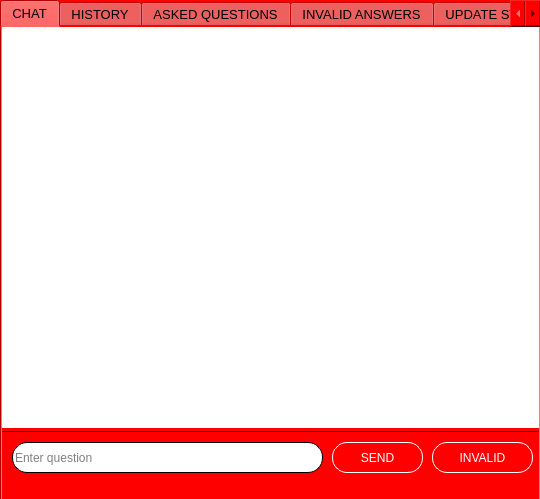
<?xml version="1.0" encoding="UTF-8"?>
<ui version="4.0">
 <class>MainWindow</class>
 <widget class="QMainWindow" name="MainWindow">
  <property name="geometry">
   <rect>
    <x>0</x>
    <y>0</y>
    <width>540</width>
    <height>499</height>
   </rect>
  </property>
  <property name="sizePolicy">
   <sizepolicy hsizetype="Fixed" vsizetype="Fixed">
    <horstretch>0</horstretch>
    <verstretch>0</verstretch>
   </sizepolicy>
  </property>
  <property name="windowTitle">
   <string>CardinalAIDS+</string>
  </property>
  <property name="windowIcon">
   <iconset>
    <normaloff>../.designer/backup/CardinalAIDSicon.jpg</normaloff>../.designer/backup/CardinalAIDSicon.jpg</iconset>
  </property>
  <property name="styleSheet">
   <string notr="true">QWidget {
	background: red;
}</string>
  </property>
  <widget class="QWidget" name="centralwidget">
   <widget class="QTabWidget" name="cardinalTabWidget">
    <property name="geometry">
     <rect>
      <x>0</x>
      <y>0</y>
      <width>541</width>
      <height>501</height>
     </rect>
    </property>
    <property name="font">
     <font>
      <family>Segoe UI</family>
      <pointsize>10</pointsize>
      <weight>50</weight>
      <italic>false</italic>
      <bold>false</bold>
     </font>
    </property>
    <property name="styleSheet">
     <string notr="true">QTabWidget::pane { /* The tab widget frame */
    border-top: 10px solid yellow;
    position: absolute;

}
QTabWidget&gt;QWidget&gt;QWidget{background: white;}
QTabWidget{
	/*font: 10pt &quot;Segoe UI&quot;;*/
	background: rgb(247, 245, 246);
}
QTabBar::tab {
	background-color: red;
	padding: 8px;
	font:10pt  white &quot;Segoe UI&quot;; 
}
QTabWidget::tab-bar {
    alignment: right;
	border: 2px solid red;
    border-bottom-color: yellow; /* same as the pane color */
    border-top-left-radius: 4px;
    border-top-right-radius: 4px;
    min-width: 10px;
	padding: 10px;
}
QTabBar::tab:hover {
    background: red;
	font: black;
}
QTabBar::tab:selected {
	background: yellow;
	color: black;
}
QTabBar::tab:!selected {
	background: red;
	color: white;
}</string>
    </property>
    <property name="tabPosition">
     <enum>QTabWidget::North</enum>
    </property>
    <property name="tabShape">
     <enum>QTabWidget::Rounded</enum>
    </property>
    <property name="currentIndex">
     <number>0</number>
    </property>
    <property name="elideMode">
     <enum>Qt::ElideNone</enum>
    </property>
    <property name="movable">
     <bool>false</bool>
    </property>
    <widget class="QWidget" name="chatTab">
     <attribute name="title">
      <string>CHAT</string>
     </attribute>
     <widget class="QPushButton" name="sendBtn">
      <property name="geometry">
       <rect>
        <x>330</x>
        <y>415</y>
        <width>91</width>
        <height>31</height>
       </rect>
      </property>
      <property name="styleSheet">
       <string notr="true">QPushButton {
	color: white;
	font: 10pt &quot;Segoe UI&quot;;
    border: 1px solid white;
    border-radius: 15px;
    background-color: red;
    min-width: 80px;
}
QPushButton:hover {
	color: white;
	font: 10pt &quot;Segoe UI&quot;;
    text-decoration: underline;
    border: 1px solid white;
    border-radius: 15px;
    background-color: red;
    min-width: 80px;
}
QPushButton:pressed {
	color: red;
	font: Bold 10pt &quot;Segoe UI&quot;;
    border: 1px solid red;
    border-radius: 15px;
    background-color: white;
    min-width: 80px;
}
QPushButton::focus{
	color: white;
	font: 10pt &quot;Segoe UI&quot;;
    text-decoration: underline;
    border: 1px solid white;
    border-radius: 15px;
    background-color: red;
    min-width: 80px;
}</string>
      </property>
      <property name="text">
       <string>SEND</string>
      </property>
      <property name="checkable">
       <bool>false</bool>
      </property>
      <property name="autoDefault">
       <bool>true</bool>
      </property>
     </widget>
     <widget class="QPushButton" name="invalidBtn">
      <property name="geometry">
       <rect>
        <x>430</x>
        <y>415</y>
        <width>101</width>
        <height>31</height>
       </rect>
      </property>
      <property name="styleSheet">
       <string notr="true">QPushButton {
	color: white;
	font: 10pt &quot;Segoe UI&quot;;
    border: 1px solid white;
    border-radius: 15px;
    background-color: red;
    min-width: 80px;
}
QPushButton:hover {
	color: white;
	font: 10pt &quot;Segoe UI&quot;;
    text-decoration: underline;
    border: 1px solid white;
    border-radius: 15px;
    background-color: red;
    min-width: 80px;
}
QPushButton:pressed {
	color: red;
	font: Bold 10pt &quot;Segoe UI&quot;;
    border: 1px solid red;
    border-radius: 15px;
    background-color: white;
    min-width: 80px;
}
QPushButton::focus{
	color: white;
	font: 10pt &quot;Segoe UI&quot;;
    text-decoration: underline;
    border: 1px solid white;
    border-radius: 15px;
    background-color: red;
    min-width: 80px;
}</string>
      </property>
      <property name="text">
       <string>INVALID</string>
      </property>
      <property name="checkable">
       <bool>false</bool>
      </property>
      <property name="autoDefault">
       <bool>true</bool>
      </property>
     </widget>
     <widget class="Line" name="line">
      <property name="geometry">
       <rect>
        <x>0</x>
        <y>400</y>
        <width>541</width>
        <height>8</height>
       </rect>
      </property>
      <property name="styleSheet">
       <string notr="true">Line{background:yellow;}</string>
      </property>
      <property name="frameShadow">
       <enum>QFrame::Plain</enum>
      </property>
      <property name="orientation">
       <enum>Qt::Horizontal</enum>
      </property>
     </widget>
     <widget class="QLineEdit" name="questionText">
      <property name="geometry">
       <rect>
        <x>10</x>
        <y>415</y>
        <width>311</width>
        <height>31</height>
       </rect>
      </property>
      <property name="styleSheet">
       <string notr="true">QLineEdit
{
	border-radius: 15px;
	border: 1px solid black;
	font: 10pt &quot;Segoe UI&quot;;
	background-color: white;
}</string>
      </property>
      <property name="placeholderText">
       <string>Enter question</string>
      </property>
     </widget>
     <widget class="QListWidget" name="listWidget">
      <property name="geometry">
       <rect>
        <x>0</x>
        <y>0</y>
        <width>541</width>
        <height>401</height>
       </rect>
      </property>
      <property name="styleSheet">
       <string notr="true">QListWidget{
	background: white;
	font: 14pt &quot;Segoe UI&quot;;
	border: 0px;
	text-align: right;
}</string>
      </property>
     </widget>
    </widget>
    <widget class="QWidget" name="historyTab">
     <attribute name="title">
      <string>HISTORY</string>
     </attribute>
     <widget class="QTableWidget" name="historyTable">
      <property name="enabled">
       <bool>true</bool>
      </property>
      <property name="geometry">
       <rect>
        <x>20</x>
        <y>10</y>
        <width>501</width>
        <height>431</height>
       </rect>
      </property>
      <property name="layoutDirection">
       <enum>Qt::LeftToRight</enum>
      </property>
      <property name="autoFillBackground">
       <bool>false</bool>
      </property>
      <property name="styleSheet">
       <string notr="true">QTableView{
	background: white;
	font: 10pt &quot;Segoe UI&quot;;
}
QTableView::item{
	selection-background-color: rgb(204,0,0);
	color: black;
}
QHeaderView::section{
	background-color: rgb(204,0,0);
	color: white;
	border: 0px;
}
QTableView QTableCornerButton::section {
    background: rgb(204,0,0);
    border: red;
}</string>
      </property>
      <property name="editTriggers">
       <set>QAbstractItemView::NoEditTriggers</set>
      </property>
      <property name="showGrid">
       <bool>true</bool>
      </property>
      <property name="rowCount">
       <number>0</number>
      </property>
      <property name="columnCount">
       <number>2</number>
      </property>
      <attribute name="verticalHeaderVisible">
       <bool>false</bool>
      </attribute>
      <column/>
      <column/>
     </widget>
    </widget>
    <widget class="QWidget" name="askedTab">
     <attribute name="title">
      <string>ASKED QUESTIONS</string>
     </attribute>
     <widget class="QTableWidget" name="askedTable">
      <property name="enabled">
       <bool>true</bool>
      </property>
      <property name="geometry">
       <rect>
        <x>20</x>
        <y>5</y>
        <width>501</width>
        <height>401</height>
       </rect>
      </property>
      <property name="layoutDirection">
       <enum>Qt::LeftToRight</enum>
      </property>
      <property name="autoFillBackground">
       <bool>false</bool>
      </property>
      <property name="styleSheet">
       <string notr="true">QTableView{
	background: white;
	font: 10pt &quot;Segoe UI&quot;;
}
QTableView::item{
	selection-background-color: rgb(204,0,0);
	color: black;
}
QHeaderView::section{
	background-color: rgb(204,0,0);
	color: white;
	border: 0px;
}
QTableView QTableCornerButton::section {
    background: rgb(204,0,0);
    border: red;
}</string>
      </property>
      <property name="editTriggers">
       <set>QAbstractItemView::NoEditTriggers</set>
      </property>
      <property name="showGrid">
       <bool>true</bool>
      </property>
      <property name="rowCount">
       <number>0</number>
      </property>
      <property name="columnCount">
       <number>3</number>
      </property>
      <attribute name="verticalHeaderVisible">
       <bool>false</bool>
      </attribute>
      <column/>
      <column/>
      <column/>
     </widget>
     <widget class="QPushButton" name="deleteAskedBtn">
      <property name="geometry">
       <rect>
        <x>140</x>
        <y>410</y>
        <width>261</width>
        <height>31</height>
       </rect>
      </property>
      <property name="styleSheet">
       <string notr="true">QPushButton {
	color: white;
	font: 10pt &quot;Segoe UI&quot;;
    border: 1px solid white;
    border-radius: 15px;
    background-color: red;
    min-width: 80px;
}
QPushButton:hover {
	color: white;
	font: 10pt &quot;Segoe UI&quot;;
    text-decoration: underline;
    border: 1px solid white;
    border-radius: 15px;
    background-color: red;
    min-width: 80px;
}
QPushButton:pressed {
	color: red;
	font: Bold 10pt &quot;Segoe UI&quot;;
    border: 1px solid red;
    border-radius: 15px;
    background-color: white;
    min-width: 80px;
}
QPushButton::focus{
	color: white;
	font: 10pt &quot;Segoe UI&quot;;
    text-decoration: underline;
    border: 1px solid white;
    border-radius: 15px;
    background-color: red;
    min-width: 80px;
}</string>
      </property>
      <property name="text">
       <string>DELETE</string>
      </property>
      <property name="checkable">
       <bool>false</bool>
      </property>
      <property name="autoDefault">
       <bool>true</bool>
      </property>
     </widget>
    </widget>
    <widget class="QWidget" name="invalidTab">
     <attribute name="title">
      <string>INVALID ANSWERS</string>
     </attribute>
     <widget class="QTableWidget" name="invalidTable">
      <property name="enabled">
       <bool>true</bool>
      </property>
      <property name="geometry">
       <rect>
        <x>20</x>
        <y>5</y>
        <width>501</width>
        <height>401</height>
       </rect>
      </property>
      <property name="layoutDirection">
       <enum>Qt::LeftToRight</enum>
      </property>
      <property name="autoFillBackground">
       <bool>false</bool>
      </property>
      <property name="styleSheet">
       <string notr="true">QTableView{
	background: white;
	font: 10pt &quot;Segoe UI&quot;;
}
QTableView::item{
	selection-background-color: rgb(204,0,0);
	color: black;
}
QHeaderView::section{
	background-color: rgb(204,0,0);
	color: white;
	border: 0px;
}
QTableView QTableCornerButton::section {
    background: rgb(204,0,0);
    border: red;
}</string>
      </property>
      <property name="editTriggers">
       <set>QAbstractItemView::NoEditTriggers</set>
      </property>
      <property name="showGrid">
       <bool>true</bool>
      </property>
      <property name="rowCount">
       <number>0</number>
      </property>
      <property name="columnCount">
       <number>3</number>
      </property>
      <attribute name="verticalHeaderVisible">
       <bool>false</bool>
      </attribute>
      <column/>
      <column/>
      <column/>
     </widget>
     <widget class="QPushButton" name="deleteInvalidBtn">
      <property name="geometry">
       <rect>
        <x>140</x>
        <y>410</y>
        <width>261</width>
        <height>31</height>
       </rect>
      </property>
      <property name="styleSheet">
       <string notr="true">QPushButton {
	color: white;
	font: 10pt &quot;Segoe UI&quot;;
    border: 1px solid white;
    border-radius: 15px;
    background-color: red;
    min-width: 80px;
}
QPushButton:hover {
	color: white;
	font: 10pt &quot;Segoe UI&quot;;
    text-decoration: underline;
    border: 1px solid white;
    border-radius: 15px;
    background-color: red;
    min-width: 80px;
}
QPushButton:pressed {
	color: red;
	font: Bold 10pt &quot;Segoe UI&quot;;
    border: 1px solid red;
    border-radius: 15px;
    background-color: white;
    min-width: 80px;
}
QPushButton::focus{
	color: white;
	font: 10pt &quot;Segoe UI&quot;;
    text-decoration: underline;
    border: 1px solid white;
    border-radius: 15px;
    background-color: red;
    min-width: 80px;
}</string>
      </property>
      <property name="text">
       <string>DELETE</string>
      </property>
      <property name="checkable">
       <bool>false</bool>
      </property>
      <property name="autoDefault">
       <bool>true</bool>
      </property>
     </widget>
    </widget>
    <widget class="QWidget" name="updateTab">
     <attribute name="title">
      <string>UPDATE STUDENT INFO</string>
     </attribute>
     <widget class="QLineEdit" name="updatePassText">
      <property name="geometry">
       <rect>
        <x>190</x>
        <y>75</y>
        <width>311</width>
        <height>31</height>
       </rect>
      </property>
      <property name="styleSheet">
       <string notr="true">QLineEdit
{
	border-radius: 15px;
	border: 1px solid black;
	font: 10pt &quot;Segoe UI&quot;;
	background-color: white;
}</string>
      </property>
      <property name="text">
       <string/>
      </property>
      <property name="placeholderText">
       <string/>
      </property>
     </widget>
     <widget class="QPushButton" name="updateBtn">
      <property name="geometry">
       <rect>
        <x>360</x>
        <y>370</y>
        <width>91</width>
        <height>31</height>
       </rect>
      </property>
      <property name="styleSheet">
       <string notr="true">QPushButton {
	color: white;
	font: 10pt &quot;Segoe UI&quot;;
    border: 1px solid white;
    border-radius: 15px;
    background-color: red;
    min-width: 80px;
}
QPushButton:hover {
	color: white;
	font: 10pt &quot;Segoe UI&quot;;
    text-decoration: underline;
    border: 1px solid white;
    border-radius: 15px;
    background-color: red;
    min-width: 80px;
}
QPushButton:pressed {
	color: red;
	font: Bold 10pt &quot;Segoe UI&quot;;
    border: 1px solid red;
    border-radius: 15px;
    background-color: white;
    min-width: 80px;
}
QPushButton::focus{
	color: white;
	font: 10pt &quot;Segoe UI&quot;;
    text-decoration: underline;
    border: 1px solid white;
    border-radius: 15px;
    background-color: red;
    min-width: 80px;
}</string>
      </property>
      <property name="text">
       <string>UPDATE</string>
      </property>
      <property name="checkable">
       <bool>false</bool>
      </property>
      <property name="autoDefault">
       <bool>true</bool>
      </property>
     </widget>
     <widget class="QPushButton" name="removeBtn">
      <property name="geometry">
       <rect>
        <x>220</x>
        <y>370</y>
        <width>91</width>
        <height>31</height>
       </rect>
      </property>
      <property name="styleSheet">
       <string notr="true">QPushButton {
	color: white;
	font: 10pt &quot;Segoe UI&quot;;
    border: 1px solid white;
    border-radius: 15px;
    background-color: red;
    min-width: 80px;
}
QPushButton:hover {
	color: white;
	font: 10pt &quot;Segoe UI&quot;;
    text-decoration: underline;
    border: 1px solid white;
    border-radius: 15px;
    background-color: red;
    min-width: 80px;
}
QPushButton:pressed {
	color: red;
	font: Bold 10pt &quot;Segoe UI&quot;;
    border: 1px solid red;
    border-radius: 15px;
    background-color: white;
    min-width: 80px;
}
QPushButton::focus{
	color: white;
	font: 10pt &quot;Segoe UI&quot;;
    text-decoration: underline;
    border: 1px solid white;
    border-radius: 15px;
    background-color: red;
    min-width: 80px;
}</string>
      </property>
      <property name="text">
       <string>REMOVE</string>
      </property>
      <property name="checkable">
       <bool>false</bool>
      </property>
      <property name="autoDefault">
       <bool>true</bool>
      </property>
     </widget>
     <widget class="QLabel" name="updateMIddleLbl">
      <property name="geometry">
       <rect>
        <x>40</x>
        <y>175</y>
        <width>141</width>
        <height>16</height>
       </rect>
      </property>
      <property name="styleSheet">
       <string notr="true">QLabel{
	background: white;
	font: 14pt &quot;Segoe UI&quot;;
}</string>
      </property>
      <property name="text">
       <string>MIDDLE INITIAL</string>
      </property>
     </widget>
     <widget class="QLabel" name="updateMessage">
      <property name="geometry">
       <rect>
        <x>40</x>
        <y>330</y>
        <width>461</width>
        <height>16</height>
       </rect>
      </property>
      <property name="styleSheet">
       <string notr="true">QLabel{
	background: white;
	color: red;
}</string>
      </property>
      <property name="text">
       <string>foo</string>
      </property>
      <property name="alignment">
       <set>Qt::AlignCenter</set>
      </property>
     </widget>
     <widget class="QLabel" name="updateFeeLbl">
      <property name="geometry">
       <rect>
        <x>40</x>
        <y>265</y>
        <width>131</width>
        <height>41</height>
       </rect>
      </property>
      <property name="styleSheet">
       <string notr="true">QLabel{
	color: black;
	font: 12pt &quot;Segoe UI&quot;;
	background:white;
}</string>
      </property>
      <property name="text">
       <string>UNSETTLED
FEES</string>
      </property>
      <property name="alignment">
       <set>Qt::AlignLeading|Qt::AlignLeft|Qt::AlignVCenter</set>
      </property>
     </widget>
     <widget class="QLabel" name="updateLastLbl">
      <property name="geometry">
       <rect>
        <x>40</x>
        <y>225</y>
        <width>141</width>
        <height>16</height>
       </rect>
      </property>
      <property name="styleSheet">
       <string notr="true">QLabel{
	background: white;
	font: 14pt &quot;Segoe UI&quot;;
}</string>
      </property>
      <property name="text">
       <string>LAST NAME</string>
      </property>
     </widget>
     <widget class="QLineEdit" name="updateFeesText">
      <property name="geometry">
       <rect>
        <x>190</x>
        <y>270</y>
        <width>311</width>
        <height>31</height>
       </rect>
      </property>
      <property name="styleSheet">
       <string notr="true">QLineEdit
{
	border-radius: 15px;
	border: 1px solid black;
	font: 10pt &quot;Segoe UI&quot;;
	background-color: white;
}</string>
      </property>
      <property name="placeholderText">
       <string/>
      </property>
     </widget>
     <widget class="QLineEdit" name="updateUserText">
      <property name="geometry">
       <rect>
        <x>190</x>
        <y>30</y>
        <width>311</width>
        <height>31</height>
       </rect>
      </property>
      <property name="styleSheet">
       <string notr="true">QLineEdit
{
	border-radius: 15px;
	border: 1px solid black;
	font: 10pt &quot;Segoe UI&quot;;
	background-color: white;
}</string>
      </property>
      <property name="placeholderText">
       <string/>
      </property>
     </widget>
     <widget class="QLineEdit" name="updateMiddleText">
      <property name="geometry">
       <rect>
        <x>190</x>
        <y>170</y>
        <width>311</width>
        <height>31</height>
       </rect>
      </property>
      <property name="styleSheet">
       <string notr="true">QLineEdit
{
	border-radius: 15px;
	border: 1px solid black;
	font: 10pt &quot;Segoe UI&quot;;
	background-color: white;
}</string>
      </property>
      <property name="placeholderText">
       <string/>
      </property>
     </widget>
     <widget class="QLineEdit" name="updateLastText">
      <property name="geometry">
       <rect>
        <x>190</x>
        <y>220</y>
        <width>311</width>
        <height>31</height>
       </rect>
      </property>
      <property name="styleSheet">
       <string notr="true">QLineEdit
{
	border-radius: 15px;
	border: 1px solid black;
	font: 10pt &quot;Segoe UI&quot;;
	background-color: white;
}</string>
      </property>
      <property name="placeholderText">
       <string/>
      </property>
     </widget>
     <widget class="QLabel" name="updateFirstLbl">
      <property name="geometry">
       <rect>
        <x>40</x>
        <y>125</y>
        <width>111</width>
        <height>16</height>
       </rect>
      </property>
      <property name="styleSheet">
       <string notr="true">QLabel{
	background: white;
	font: 14pt &quot;Segoe UI&quot;;
}</string>
      </property>
      <property name="text">
       <string>FIRST NAME</string>
      </property>
     </widget>
     <widget class="QLabel" name="updatePassLbl">
      <property name="geometry">
       <rect>
        <x>40</x>
        <y>80</y>
        <width>111</width>
        <height>16</height>
       </rect>
      </property>
      <property name="styleSheet">
       <string notr="true">QLabel{
	background: white;
	font: 14pt &quot;Segoe UI&quot;;
}</string>
      </property>
      <property name="text">
       <string>PASSWORD</string>
      </property>
     </widget>
     <widget class="QPushButton" name="addBtn">
      <property name="geometry">
       <rect>
        <x>80</x>
        <y>370</y>
        <width>91</width>
        <height>31</height>
       </rect>
      </property>
      <property name="styleSheet">
       <string notr="true">QPushButton {
	color: white;
	font: 10pt &quot;Segoe UI&quot;;
    border: 1px solid white;
    border-radius: 15px;
    background-color: red;
    min-width: 80px;
}
QPushButton:hover {
	color: white;
	font: 10pt &quot;Segoe UI&quot;;
    text-decoration: underline;
    border: 1px solid white;
    border-radius: 15px;
    background-color: red;
    min-width: 80px;
}
QPushButton:pressed {
	color: red;
	font: Bold 10pt &quot;Segoe UI&quot;;
    border: 1px solid red;
    border-radius: 15px;
    background-color: white;
    min-width: 80px;
}
QPushButton::focus{
	color: white;
	font: 10pt &quot;Segoe UI&quot;;
    text-decoration: underline;
    border: 1px solid white;
    border-radius: 15px;
    background-color: red;
    min-width: 80px;
}</string>
      </property>
      <property name="text">
       <string>ADD</string>
      </property>
      <property name="checkable">
       <bool>false</bool>
      </property>
      <property name="autoDefault">
       <bool>true</bool>
      </property>
     </widget>
     <widget class="QLabel" name="updateUserLbl">
      <property name="geometry">
       <rect>
        <x>40</x>
        <y>35</y>
        <width>101</width>
        <height>16</height>
       </rect>
      </property>
      <property name="styleSheet">
       <string notr="true">QLabel{
	background: white;
	font: 14pt &quot;Segoe UI&quot;;
}</string>
      </property>
      <property name="text">
       <string>USERNAME</string>
      </property>
     </widget>
     <widget class="QLineEdit" name="updateFirstText">
      <property name="geometry">
       <rect>
        <x>190</x>
        <y>120</y>
        <width>311</width>
        <height>31</height>
       </rect>
      </property>
      <property name="styleSheet">
       <string notr="true">QLineEdit
{
	border-radius: 15px;
	border: 1px solid black;
	font: 10pt &quot;Segoe UI&quot;;
	background-color: white;
}</string>
      </property>
      <property name="placeholderText">
       <string/>
      </property>
     </widget>
    </widget>
    <widget class="QWidget" name="accTab">
     <attribute name="title">
      <string>ACCOUNT</string>
     </attribute>
     <widget class="QPushButton" name="logoutBtn">
      <property name="geometry">
       <rect>
        <x>140</x>
        <y>350</y>
        <width>261</width>
        <height>31</height>
       </rect>
      </property>
      <property name="styleSheet">
       <string notr="true">QPushButton {
	color: white;
	font: 10pt &quot;Segoe UI&quot;;
    border: 1px solid white;
    border-radius: 15px;
    background-color: red;
    min-width: 80px;
}
QPushButton:hover {
	color: white;
	font: 10pt &quot;Segoe UI&quot;;
    text-decoration: underline;
    border: 1px solid white;
    border-radius: 15px;
    background-color: red;
    min-width: 80px;
}
QPushButton:pressed {
	color: red;
	font: Bold 10pt &quot;Segoe UI&quot;;
    border: 1px solid red;
    border-radius: 15px;
    background-color: white;
    min-width: 80px;
}
QPushButton::focus{
	color: white;
	font: 10pt &quot;Segoe UI&quot;;
    text-decoration: underline;
    border: 1px solid white;
    border-radius: 15px;
    background-color: red;
    min-width: 80px;
}</string>
      </property>
      <property name="text">
       <string>LOGOUT</string>
      </property>
      <property name="checkable">
       <bool>false</bool>
      </property>
      <property name="autoDefault">
       <bool>true</bool>
      </property>
     </widget>
     <widget class="QLabel" name="oldPW">
      <property name="geometry">
       <rect>
        <x>50</x>
        <y>60</y>
        <width>161</width>
        <height>21</height>
       </rect>
      </property>
      <property name="styleSheet">
       <string notr="true">QLabel{
	color: black;
	font: 12pt &quot;Segoe UI&quot;;
	background:white;
}</string>
      </property>
      <property name="text">
       <string>CURRENT PASSWORD</string>
      </property>
      <property name="alignment">
       <set>Qt::AlignLeading|Qt::AlignLeft|Qt::AlignVCenter</set>
      </property>
     </widget>
     <widget class="QLabel" name="newPW">
      <property name="geometry">
       <rect>
        <x>50</x>
        <y>120</y>
        <width>131</width>
        <height>21</height>
       </rect>
      </property>
      <property name="styleSheet">
       <string notr="true">QLabel{
	color: black;
	font: 12pt &quot;Segoe UI&quot;;
	background:white;
}</string>
      </property>
      <property name="text">
       <string>NEW PASSWORD</string>
      </property>
      <property name="alignment">
       <set>Qt::AlignLeading|Qt::AlignLeft|Qt::AlignVCenter</set>
      </property>
     </widget>
     <widget class="QLabel" name="confirmPW">
      <property name="geometry">
       <rect>
        <x>50</x>
        <y>170</y>
        <width>131</width>
        <height>41</height>
       </rect>
      </property>
      <property name="styleSheet">
       <string notr="true">QLabel{
	color: black;
	font: 12pt &quot;Segoe UI&quot;;
	background:white;
}</string>
      </property>
      <property name="text">
       <string>CONFIRM NEW
PASSWORD</string>
      </property>
      <property name="alignment">
       <set>Qt::AlignLeading|Qt::AlignLeft|Qt::AlignVCenter</set>
      </property>
     </widget>
     <widget class="QPushButton" name="changePW">
      <property name="geometry">
       <rect>
        <x>140</x>
        <y>230</y>
        <width>261</width>
        <height>31</height>
       </rect>
      </property>
      <property name="styleSheet">
       <string notr="true">QPushButton {
	color: white;
	font: 10pt &quot;Segoe UI&quot;;
    border: 1px solid white;
    border-radius: 15px;
    background-color: red;
    min-width: 80px;
}
QPushButton:hover {
	color: white;
	font: 10pt &quot;Segoe UI&quot;;
    text-decoration: underline;
    border: 1px solid white;
    border-radius: 15px;
    background-color: red;
    min-width: 80px;
}
QPushButton:pressed {
	color: red;
	font: Bold 10pt &quot;Segoe UI&quot;;
    border: 1px solid red;
    border-radius: 15px;
    background-color: white;
    min-width: 80px;
}
QPushButton::focus{
	color: white;
	font: 10pt &quot;Segoe UI&quot;;
    text-decoration: underline;
    border: 1px solid white;
    border-radius: 15px;
    background-color: red;
    min-width: 80px;
}</string>
      </property>
      <property name="text">
       <string>CHANGE PASSWORD</string>
      </property>
      <property name="checkable">
       <bool>false</bool>
      </property>
      <property name="autoDefault">
       <bool>true</bool>
      </property>
     </widget>
     <widget class="QLineEdit" name="oldPWText">
      <property name="geometry">
       <rect>
        <x>220</x>
        <y>55</y>
        <width>301</width>
        <height>31</height>
       </rect>
      </property>
      <property name="styleSheet">
       <string notr="true">QLineEdit
{
	border-radius: 15px;
	border: 1px solid black;
	font: 10pt &quot;Segoe UI&quot;;
	background-color: white;
}</string>
      </property>
     </widget>
     <widget class="QLineEdit" name="newPWText">
      <property name="geometry">
       <rect>
        <x>220</x>
        <y>115</y>
        <width>301</width>
        <height>31</height>
       </rect>
      </property>
      <property name="styleSheet">
       <string notr="true">QLineEdit
{
	border-radius: 15px;
	border: 1px solid black;
	font: 10pt &quot;Segoe UI&quot;;
	background-color: white;
}</string>
      </property>
     </widget>
     <widget class="QLineEdit" name="confirmPWText">
      <property name="geometry">
       <rect>
        <x>220</x>
        <y>170</y>
        <width>301</width>
        <height>31</height>
       </rect>
      </property>
      <property name="styleSheet">
       <string notr="true">QLineEdit
{
	border-radius: 15px;
	border: 1px solid black;
	font: 10pt &quot;Segoe UI&quot;;
	background-color: white;
}</string>
      </property>
     </widget>
     <widget class="QLabel" name="matchPassword">
      <property name="geometry">
       <rect>
        <x>240</x>
        <y>150</y>
        <width>261</width>
        <height>16</height>
       </rect>
      </property>
      <property name="styleSheet">
       <string notr="true">QLabel{
	background: white;
	color: red;
}</string>
      </property>
      <property name="text">
       <string>Passwords do not match.</string>
      </property>
      <property name="alignment">
       <set>Qt::AlignCenter</set>
      </property>
     </widget>
     <widget class="QLabel" name="incorrectChange">
      <property name="geometry">
       <rect>
        <x>140</x>
        <y>260</y>
        <width>261</width>
        <height>16</height>
       </rect>
      </property>
      <property name="styleSheet">
       <string notr="true">QLabel{
	background: white;
	color: red;
}</string>
      </property>
      <property name="text">
       <string>Current password incorrect.</string>
      </property>
      <property name="alignment">
       <set>Qt::AlignCenter</set>
      </property>
     </widget>
    </widget>
   </widget>
  </widget>
 </widget>
 <tabstops>
  <tabstop>questionText</tabstop>
  <tabstop>sendBtn</tabstop>
  <tabstop>invalidBtn</tabstop>
  <tabstop>listWidget</tabstop>
  <tabstop>cardinalTabWidget</tabstop>
  <tabstop>historyTable</tabstop>
  <tabstop>askedTable</tabstop>
  <tabstop>deleteAskedBtn</tabstop>
  <tabstop>invalidTable</tabstop>
  <tabstop>deleteInvalidBtn</tabstop>
  <tabstop>updateUserText</tabstop>
  <tabstop>updatePassText</tabstop>
  <tabstop>updateFirstText</tabstop>
  <tabstop>updateMiddleText</tabstop>
  <tabstop>updateLastText</tabstop>
  <tabstop>updateFeesText</tabstop>
  <tabstop>addBtn</tabstop>
  <tabstop>removeBtn</tabstop>
  <tabstop>updateBtn</tabstop>
  <tabstop>oldPWText</tabstop>
  <tabstop>newPWText</tabstop>
  <tabstop>confirmPWText</tabstop>
  <tabstop>changePW</tabstop>
  <tabstop>logoutBtn</tabstop>
 </tabstops>
 <resources/>
 <connections/>
</ui>
